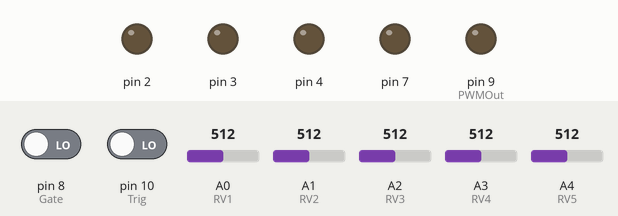
The sketch below on a simulated Arduino Nano, built with avr-gcc and run on an emulated ATmega328P. On the bench: output pins drawn as LEDs (lit = HIGH). Inputs (shaded band) come from the test bench; at power-on: pin 8 (Gate) LOW, A3 (RV4) = 512, pin 10 (Trig) LOW, A0 (RV1) = 512, A1 (RV2) = 512, A2 (RV3) = 512, A4 (RV5) = 512. What the sketch prints to the serial monitor is not drawn.

Above: at 3.4 s.
3.5 s: pin 8 (Gate) driven HIGH
At 4.3 s:
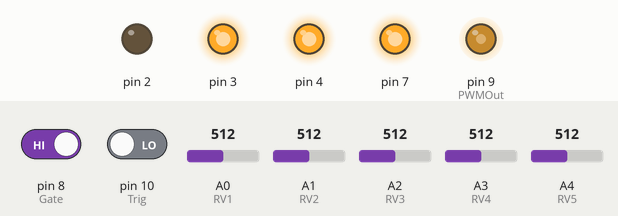
5.4 s: A3 (RV4) set to 716
At 6.0 s:
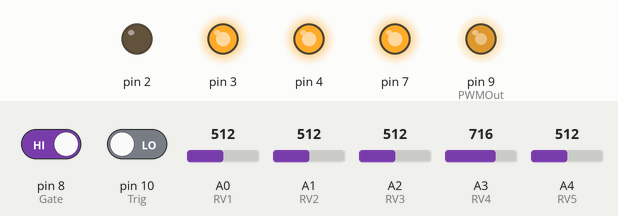
6.9 s: A3 (RV4) set to 992
At 8.1 s:
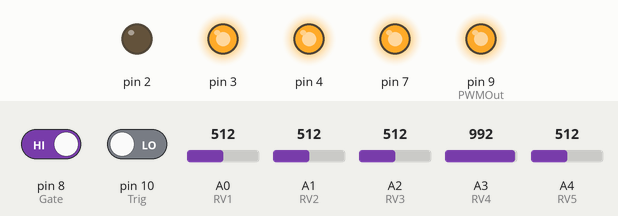
8.4 s: pin 8 (Gate) driven LOW
At 9.7 s:
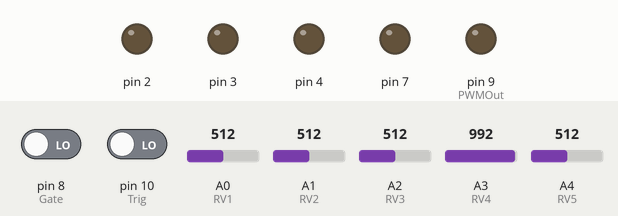
Timing chart, 0 to 10.9 s (numbered marks = the images above; inputs shaded):
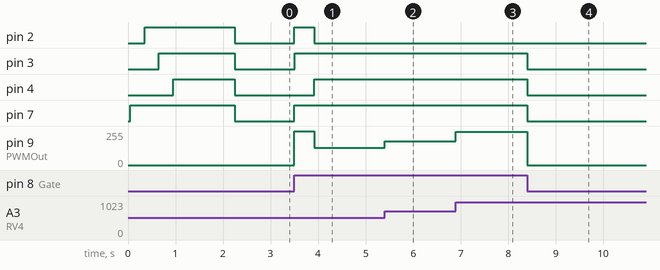

Measured:
- after the input at 3.5 s, pin 2: LOW → HIGH at once, → LOW 0.41 s later; pin 3, pin 7: LOW → HIGH at once; pin 4: LOW → HIGH after 0.42 s; pin 9 (PWMOut): 0/255 → 255/255 at once, → 128/255 0.41 s later
- after the input at 5.4 s, pin 9 (PWMOut): 128/255 → 179/255 at once
- after the input at 6.9 s, pin 9 (PWMOut): 179/255 → 248/255 at once
- after the input at 8.4 s, pin 3, pin 4, pin 7: HIGH → LOW at once; pin 9 (PWMOut): 248/255 → 0/255 at once

The sketch:

ArduinoJE_ADSR3.ino
```cpp
/*

*/
#include "global.h";

void setupDataStruct(){
  LEDData[0][0] = LED1;              // [LED 0 pin]
  LEDData[1][0] = LED2;              // [LED 1 pin]
  LEDData[2][0] = LED3;              // [LED 2 pin]
  LEDData[3][0] = LED4;              // [LED 3 pin]
  for (int i=0; i <= 3; i++){
    LEDData[i][1]=0;
    pinMode(LEDData[i][0], OUTPUT);  //  Set LED pin[i] as output
  }
  for (int i=0; i <= 3; i++){
    digitalWrite(LEDData[i][0], HIGH);// Turn on LED pins one by one
    delay(300);
  }
  pinMode(Gate, INPUT);               // Set Gate as input
  pinMode(Trig, INPUT);               // Set Trig as input
  pinMode(PWMOut, OUTPUT);            // Set PWM as Output

  for (int i=0; i <= 5; i++){
    miliadd[i] = 0;
  }
}

void setupAnaloguePins(){
  pinMode(RV1, INPUT);                // Set Potentiometers as input
  pinMode(RV2, INPUT);                // Set Potentiometers as input
  pinMode(RV3, INPUT);                // Set Potentiometers as input
  pinMode(RV4, INPUT);                // Set Potentiometers as input
  pinMode(RV5, INPUT);                // Set Potentiometers as input
  pinMode(CV, INPUT);                 // Set CV as input
//  pinMode(SW2_1, INPUT_PULLUP);              // Set SW2_1 as input
//  pinMode(SW2_2, INPUT_PULLUP);              // Set SW2_2 as input
  pinMode(SW2_1, INPUT);              // Set SW2_1 as input
  pinMode(SW2_2, INPUT);              // Set SW2_2 as input
    // Enable internal pull-up resistors
  //digitalWrite(SW2_1, HIGH);
  //digitalWrite(SW2_2, HIGH);
}

// the setup function runs once when you press reset or power the board
void setup() {
  Serial.begin(38400);
  Serial.println();
  Serial.println("");
  Serial.println(F(__FILE__));
  Serial.print(F("Build date: "));
  Serial.println(F(__DATE__));
  delay(50);
  setupDataStruct();
  setupAnaloguePins();
  delay(1000);
  gatestate = digitalRead(Gate);

  // PCMSK0 PCINT0-7 aka D8-D13 + XTAL1, XTAL2
  // PCMSK1 PCINT8-15 aka A0-A5 + ? + Reset
  // PCMSK2 PCINT16-23 aka D0-D7
  //  PCMSK2 |= bit (PCINT20);  // pin 4 = D4
  PCMSK0 |= bit (PCINT0);  // pin 8/PB0 = D8
  PCMSK0 |= bit (PCINT2);  // pin 10/PB2 = D10
  PCIFR  |= bit (PCIF0);    // clear any outstanding interrupts
  PCICR  |= bit (PCIE0);    // enable pin change interrupts for D8 to D13
//  PCICR  |= bit (PCIE1);    // enable pin change interrupts for D8 to D13
//  PCICR  |= bit (PCIE2);    // enable pin change interrupts for D8 to D13
}

// the loop function runs over and over again forever
void loop() {
  updateLED();
  updatePWM();
  readPots();
  readSwitch();
}

/* =====================================================
==============Send analogie PWM Value===================
======================================================*/
void updatePWM(){
//  if ( stateupdate ){
  if ( millis() > lastwaveupdate ){
    lastwaveupdate = millis() + miliadd[state];
    waveupdate = micros();
//    stateupdate = LOW;
    cli();
    switch (state) {
      case 0:                             //wait state
          PWMdata = 0;
        LEDData[1][1] = 0;
        LEDData[2][1] = 0;
        LEDData[3][1] = 0;
        break;

      case 1:                             //attack state
        PWMdata = PWMdata + 256 - atk;
        if (PWMdata >= 255){
          PWMdata = 255;
          state = 2;
          lastwaveupdate = millis() + miliadd[state];
        }
        LEDData[1][1] = 1;
        LEDData[2][1] = 0;
        LEDData[3][1] = 0;
        break;

      case 2:                             //hold state
        holdtime++;
        if (holdtime >= hold){
          holdtime = 0;
          state = 3;
          lastwaveupdate = millis() + miliadd[state];
        }
        LEDData[1][1] = 1;
        LEDData[2][1] = 1;
        LEDData[3][1] = 0;
        break;

      case 3:                             //decay state
        PWMdata = PWMdata - 256 + dec;
        if (PWMdata <= sus){
          PWMdata = sus;
          state = 4;
          lastwaveupdate = millis() + miliadd[state+1];
        }
        LEDData[1][1] = 0;
        LEDData[2][1] = 1;
        LEDData[3][1] = 0;
        break;

      case 4:                             //sustain state
          PWMdata = sus;
          LEDData[1][1] = 0;
          LEDData[2][1] = 1;
          LEDData[3][1] = 1;
        break;

      case 5:                             //release state
        PWMdata = PWMdata - 256 + rel;
        if (PWMdata <= 1) {
          PWMdata = 0;
          state = 0;
        }
        LEDData[1][1] = 0;
        LEDData[2][1] = 0;
        LEDData[3][1] = 1;
        break;

    }
  analogWrite(PWMOut, byte(PWMdata));
  sei();
  }
}
/* =====================================================
==============Read Potentiometer Values=================
======================================================*/
void readPots(){
  atk = calcStep(RV1, 1);
  hold = calcStep(RV2, 2);
  dec = calcStep(RV3, 3);
  sus = calcStep(RV4, 4);
  rel = calcStep(RV5, 5);
  /*hold = analogRead(RV2) >> 1;
  dec = analogRead(RV3) >> 1;
  sus = analogRead(RV4) >> 1;
  rel = analogRead(RV5) >> 1;*/
}
unsigned int calcStep(unsigned int pot, unsigned int stat){
  unsigned int value = analogRead(pot) >> 1;
  miliadd[stat] = 0;
  if (value > 63) {
    value = value >> 1;
    miliadd[stat] = 1;
  }
  else {
    if  (value > 127) {
      value = value >> 2;
      miliadd[stat] = 3;
    }
    else {
      if  (value > 255) {
        value = value >> 3;
        miliadd[stat] = 7;
      }
    }
  }
  if (value <= 1) value = 1;
  if (value >= 255) value = 255;
  return value;
}

/* =====================================================
==============Read Switch Values========================
======================================================*/
void readSwitch(){
//if ((analogRead(SW2_2) ==  0) && gatestate ) GateSignal();
//if ((analogRead(SW2_2) >  100) && !gatestate ) GateSignal();
}
/* =====================================================
==============Update LED's based on LED Values==========
======================================================*/
void updateLED(){
  for (int i=0; i <= 3; i++){
    digitalWrite(LEDData[i][0], LEDData[i][1] == 1);//
  }
}

void clearLED(){
  for (int i=0; i <= 3; i++){
    digitalWrite(LEDData[i][0], LOW);//
  }
}

/* =====================================================
==============INTERRUPT BASED GATE TRIGGER==============
======================================================*/
void GateSignal(){
  gatestate  = !gatestate ;
  if (gatestate) {
    LEDData[0][1] = 1;
    state = 1; // attack state
    //OCR2A = atk; // change timer interrupt compare
  }
  else{
    LEDData[0][1] = 0;
    state = 5; // release state
    //OCR2A = rel; // change timer interrupt compare
  }
}

/* =====================================================
==============INTERRUPT BASED TRIGGER SIGNAL============
======================================================*/
void TriggerSignal(){
  triggerstate = !triggerstate;
}

/* =====================================================
==============HANDLE HW INTERRUPT ======================
======================================================*/
ISR (PCINT0_vect)
 {
 cli();
 // handle pin change interrupt for D8 to D13 here
 if ((PINB & bit (0)) != gatestate) GateSignal(); // was it D8
 if ((PINB & bit (2)) != triggerstate) TriggerSignal(); // was it D10
 sei();
 }  // end of PCINT0_vect

/*ISR (PCINT1_vect)
 {
 // handle pin change interrupt for D0 to D7 here
 if (PINC & bit (4))  // if it was high
   // do stuff
 else
   // do stuff
 }  // end of PCINT1_vect

ISR (PCINT2_vect)
 {
 // handle pin change interrupt for  here
 if (PIND & bit (4))  // if it was high
   // do stuff
 else
   // do stuff
 }  // end of PCINT2_vect*/

/*
 * PORTD maps to Arduino digital pins 0 to 7

DDRD - The Port D Data Direction Register - read/write
PORTD - The Port D Data Register - read/write
PIND - The Port D Input Pins Register - read only

 * PORTB maps to Arduino digital pins 8 to 13 The two high bits (6 & 7) map to the crystal pins and are not usable

DDRB - The Port B Data Direction Register - read/write
PORTB - The Port B Data Register - read/write
PINB - The Port B Input Pins Register - read only

 * PORTC maps to Arduino analog pins 0 to 5. Pins 6 & 7 are only accessible on the Arduino Mini

DDRC - The Port C Data Direction Register - read/write
PORTC - The Port C Data Register - read/write
PINC - The Port C Input Pins Register - read only

 */
```

global.h
```cpp
#include <EEPROM.h>
/* -----------------------------------------------
 *  GLOBAL DEFINES
 *  Timer 0   Pins 5 and 6: controlled by Timer0
 *  Timer 1   Pins 9 and 10: controlled by Timer1
 *  Timer 2   Pins 11 and 3: controlled by Timer2
 *  PWM       Pins 3, 5, 6, 9, 10, 11 (PD3, PD5, PD6, PB1, PB2, PB3)
 *  ADC       Pins A0-A7 (PC0-PC5+PE2+PE3)
 *  I2C       Pin A4 - SDA - Pin A5 - SCL
 *
 *
 *  HW PLATFORM = Marangisto AHDSR Rev A 2018
 *
 * -----------------------------------------------
 */

//OVERRIDE PINS FOR ADSR
#define LED1 7   // Back next to pwr PD7
#define LED2 2   // Front PD2
#define LED3 3   // Front PD3
#define LED4 4   // Front PD4

//#define SW1_1 4 // Front PE0
//#define SW1_2 4 // Front PE1
#define SW2_1 A6 // Front PE2 Dig pin 20
#define SW2_2 A7 // Front PE3 Dig pin 21

#define RV1 A0   // Front PC0 Dig pin 14
#define RV2 A1   // Front PC1 Dig pin 15
#define RV3 A2   // Front PC2 Dig pin 16
#define RV4 A3   // Front PC3 Dig pin 17
#define RV5 A4   // Front PC4 Dig pin 18

#define CV A5    // Front PC5 Dig pin 19
#define Gate 8   // Front PB0
#define Trig 10  // Front PB2
#define PWMOut 9 // Front PB1

/* -----------------------------------------------
 *  GLOBAL VAR
 * -----------------------------------------------
 */

/* State
0 - wait
1 - attack
2 - hold
3 - decay
4 - release
*/
//boolean stateupdate = LOW;
boolean gatestate = LOW;
boolean triggerstate = LOW;
unsigned int state = 0;
unsigned int atk = 1, hold = 1, dec = 1, sus = 1, rel = 1;
unsigned int LEDData[4][2]; //[LED#][LED Pin,DATA]
unsigned long waveupdate = 0, lastwaveupdate = 0; // millis timer between
unsigned int holdtime = 0, miliadd[6];
byte PWMdatabyte = 0;
float PWMdata = 0;

/*uint8_t potTable[256] ={127,124,121,118,115,112,109,106,103,100,97,94,91,88,85,82,
                            80,76,73,70,68,65,62,60,57,54,52,49,47,45,42,40,
                            38,36,33,31,29,27,25,24,22,20,19,17,15,14,13,11,
                            10,9,8,7,6,5,4,4,3,2,2,1,1,1,1,1,
                            0,1,1,1,1,1,2,2,3,4,4,5,6,7,8,9,
                            10,11,13,14,15,17,19,20,22,24,25,27,29,31,33,36,
                            38,40,42,45,47,49,52,54,57,60,62,65,68,70,73,76,
                            80,82,85,88,91,94,97,100,103,106,109,112,115,118,121,124,
                            127,130,133,136,139,142,145,148,151,154,157,160,163,166,169,172,
                            175,178,181,184,186,189,192,194,197,200,202,205,207,209,212,214,
                            216,218,221,223,225,227,229,230,232,234,235,237,239,240,241,243,
                            244,245,246,247,248,249,250,250,251,252,252,253,253,253,253,253,
                            254,253,253,253,253,253,252,252,251,250,250,249,248,247,246,245,
                            244,243,241,240,239,237,235,234,232,230,229,227,225,223,221,218,
                            216,214,212,209,207,205,202,200,197,194,192,189,186,184,181,178,
                            175,172,169,166,163,160,157,154,151,148,145,142,139,136,133,130,};*/
```
